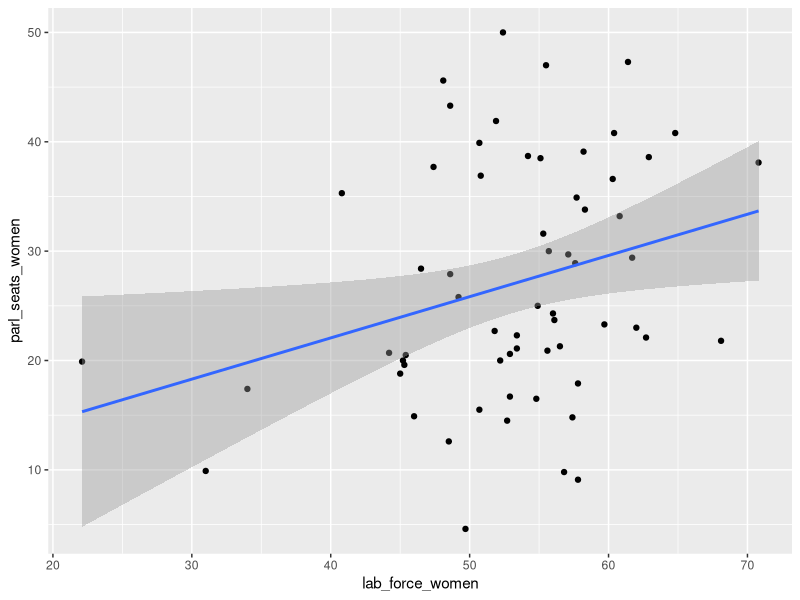
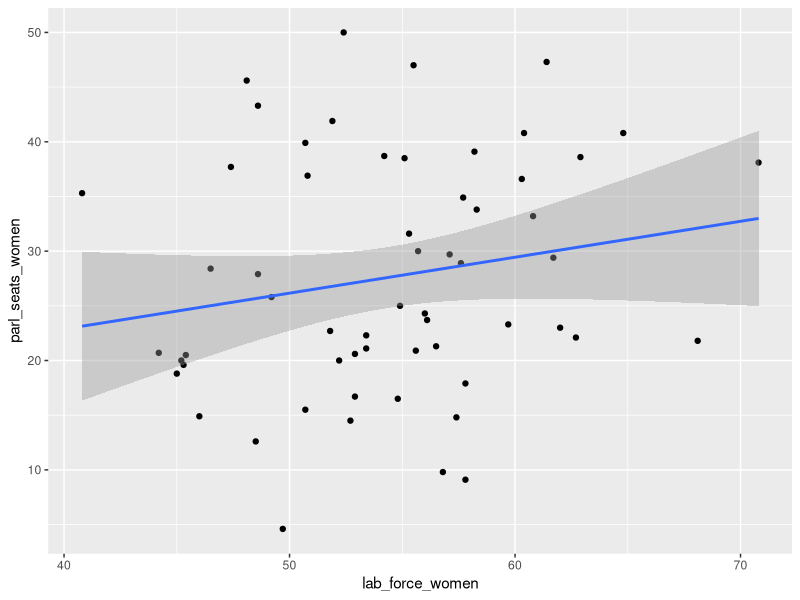

Reproduce these figures in R, in order.
## ---- chunk 1
knitr::opts_chunk$set(echo = TRUE)
## ---- chunk 2

library(tidyverse)
un_gender_data <- read_csv("un_gii_gsni.csv")

un_gender_data

## ---- chunk 3

un_gender_data %>%
  ggplot() +
  geom_point(aes(x = lab_force_women, y = parl_seats_women)) +
  geom_smooth(aes(x = lab_force_women, y = parl_seats_women), method = "lm")

## ---- chunk 4

un_gender_data_2 <- un_gender_data %>%
                      filter(lab_force_women > 35)

un_gender_data_2 %>%
  ggplot() +
  geom_point(aes(x = lab_force_women, y = parl_seats_women)) +
  geom_smooth(aes(x = lab_force_women, y = parl_seats_women), method = "lm")

## ---- chunk 5

model_1 <- lm(data = un_gender_data_2, formula = parl_seats_women ~ lab_force_women)

summary(model_1)

## ---- chunk 6

# Write your own code here

## ---- chunk 7

# Write your own code here

## ---- chunk 8

# Write your own code here

## ---- chunk 9

# Write your own code here

## ---- chunk 10

# Write your own code here

